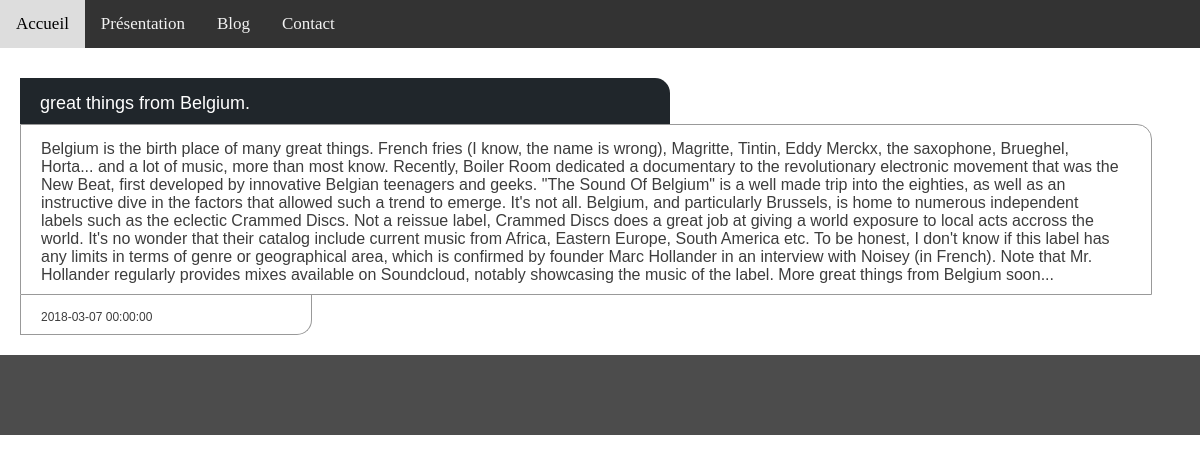
Page /blog-article.php?id=1 on the committed database.
### tables this page shows
CREATE TABLE `articles` (
  `id_article` int(11) NOT NULL,
  `titre` varchar(255) NOT NULL,
  `paragraphe` text NOT NULL,
  `date` datetime NOT NULL,
  `categorie1` int(11) NOT NULL,
  `categorie2` int(11) NOT NULL,
  `categorie3` int(11) NOT NULL
);

### blog-article.php (the view, shortened to what this page needs)
<?php
include ('admin/connexionDB.php');
if (isset($_GET['id'])) {
  $id = $_GET['id'];
  $req = $bdd->prepare ('SELECT * FROM articles WHERE id_article = '.$id);
  $req->execute(array());
  $data= $req->fetch();
}
else{
  header('Location: blog-article.php');
}
?>
<!DOCTYPE html>
<html>
  <head>
    <link rel="stylesheet" type="text/css" href="assets/css/style.css">
    <link rel="stylesheet" type="text/css" href="assets/css/style-nav.css">
    <link rel="stylesheet" type="text/css" href="assets/css/style-blog.css">
  </head>
  <body>
    <div class="grid-nav">
      <div class="nav">
        <?php include("nav.php"); ?>
      </div>
    </div>
    <div class="grid-blog">
      <div class="blog">
        <div class="blog-titre">
          <?php
          echo $data['titre'];
          ?>
        </div>
        <div class="blog-article">
          <?php
          echo $data['paragraphe'];
          ?>
        </div>
        <div class="blog-date">
          <?php
          echo $data['date']."<br>";
          ?>
        </div>
      </div>
    </div>
    <div class="grid-footer">
      <div class="footer">
        <?php include('footer.php'); ?>
      </div>
    </div>
  </body>
</html>

### assets/css/style.css (style rules this page uses)
html body { margin: 0px; padding: 0px; }
.grid-nav { display: grid; height: auto; grid-template-columns: 1fr; grid-template-rows: 1fr; }
.grid-footer { display: grid; height: auto; grid-template-columns: 1fr; grid-template-rows: 1fr; }
.nav { grid-column: 1; grid-row: 1; }
.footer { grid-column: 1; grid-row: 1; }
.blog { grid-column: 1; grid-row: 1; }

### assets/css/style-blog.css (style rules this page uses)
.blog-titre { width: 50%; margin: 30px 20px 0 20px; padding: 15px 30px 10px 20px; border-top-right-radius: 15px; background-color: #20262b; color: #ffffff; font-family: arial; font-size: 18px; font-weight: 200; }
.blog-article { width: 90%; margin: 0 20px 0 20px; padding: 15px 30px 10px 20px; border: 1px solid #999999; border-top-right-radius: 15px; color: #3d3d3d; font-family: arial; font-size: 16px; }
.blog-date { width: 20%; margin: 0 20px 20px 20px; padding: 15px 30px 10px 20px; border: 1px solid #999999; border-top: 0px; border-bottom-right-radius: 15px; color: #3d3d3d; font-family: arial; font-size: 12px; }

### assets/css/footer.css (style rules this page uses)
* { margin: 0; padding: 0; }

### rows in the picture
articles: titre "great things from Belgium.", paragraphe "Belgium is the birth place of many great things. French fries (I know, the name is wrong), Magritte, Tintin, Eddy Merckx, the saxophone, Brueghel, Horta... and a lot of music, more than most know. Recently, Boiler Room dedicated a documentary to the revolutionary electronic movement that was the New Beat, first developed by innovative Belgian teenagers and geeks. \"The Sound Of Belgium\" is a well made trip into the eighties, as well as an instructive dive in the factors that allowed such a trend to emerge. It's not all. Belgium, and particularly Brussels, is home to numerous independent labels such as the eclectic Crammed Discs. Not a reissue label, Crammed Discs does a great job at giving a…", date "2018-03-07 00:00:00"
